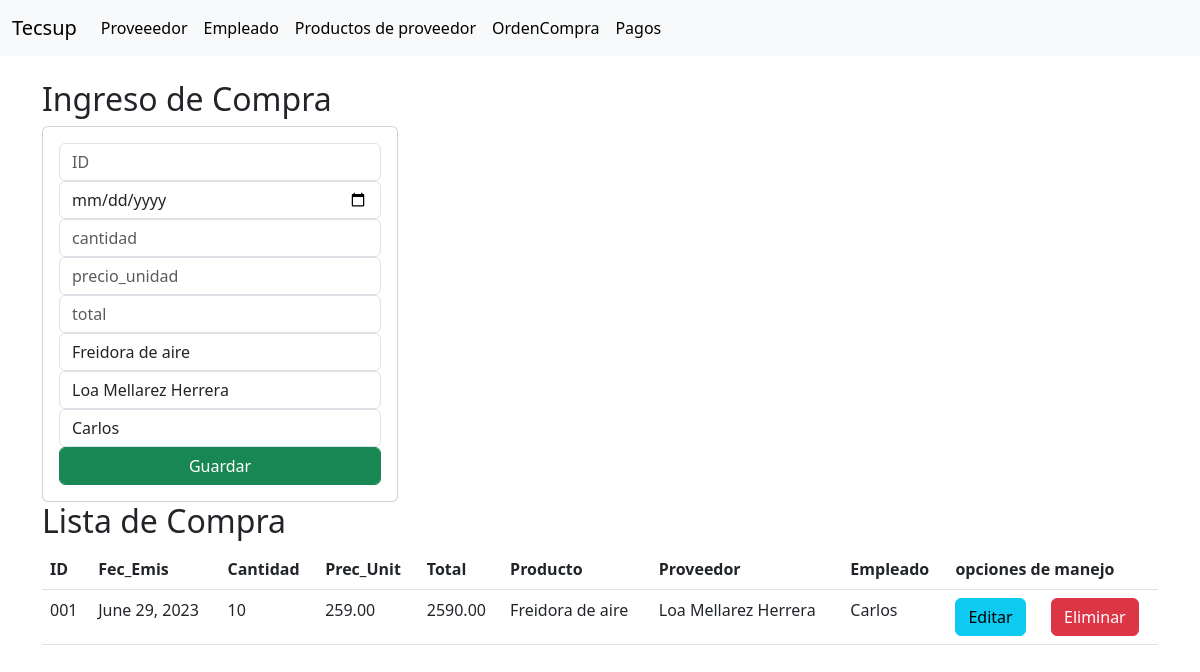
/ordencompra/, run on an earlier commit of the app's database.
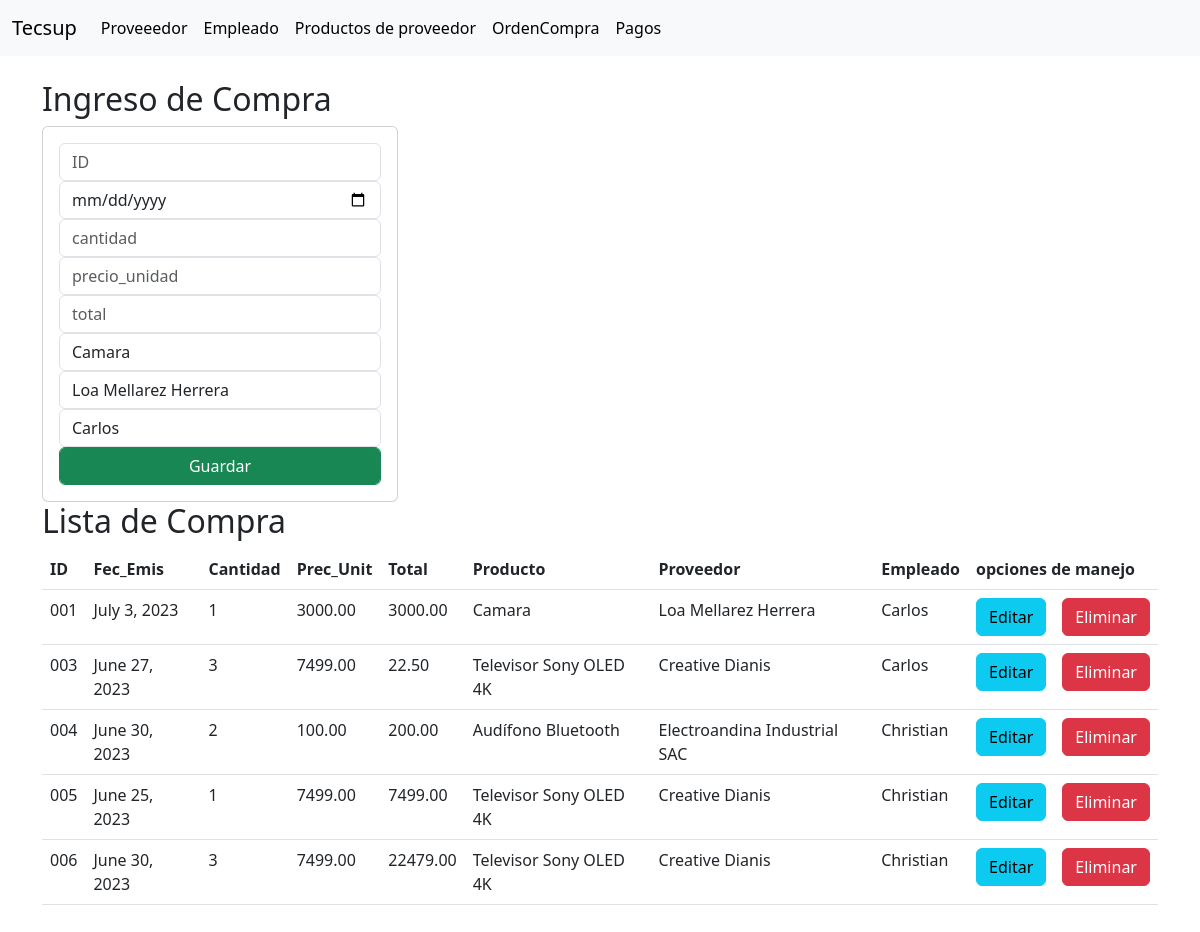
And on a later commit of the database.
### compra/models.py (models this page shows, shortened)
class OrdenCompra(models.Model):
    id= models.CharField(primary_key=True, max_length=6)
    fec_emision = models.DateField()
    cantidad = models.PositiveIntegerField()
    prec_unitario = models.DecimalField(max_digits=10, decimal_places=2)
    total = models.DecimalField(max_digits=10, decimal_places=2)
    producto = models.ForeignKey(Producto, on_delete=models.CASCADE)
    proveedor = models.ForeignKey(Proveedor, on_delete=models.CASCADE)
    empleado = models.ForeignKey(Empleado, on_delete=models.CASCADE)

class Producto(models.Model):
    id= models.CharField(primary_key=True, max_length=6)
    nombre = models.CharField(max_length=50)
    descripcion = models.CharField(max_length=50)
    precio = models.DecimalField(max_digits=10, decimal_places=2)
    proveedor = models.ForeignKey(Proveedor, on_delete=models.CASCADE, null=True)
    def __str__(self):
        return self.nombre

class Proveedor(models.Model):
    id=models.CharField(primary_key=True, max_length=6)
    nombre = models.CharField(max_length=50)
    pais =models.CharField(max_length=50)
    telefono = models.PositiveIntegerField()
    def __str__(self):
        return self.nombre

class Empleado(models.Model):
    id=models.CharField(primary_key=True, max_length=6)
    nombre=models.CharField(max_length=50)
    apellido=models.CharField(max_length=50)
    direccion=models.CharField(max_length=50)
    dni = models.CharField(max_length=8)
    email = models.EmailField(max_length=50)
    def __str__(self):
        return f"{self.nombre}"

### compra/views.py (the view)
# urls.py: path('ordencompra/', views.homecompra, name='ordencompra'),
def homecompra(request):
    comprasListado = OrdenCompra.objects.all()
    productosListado = Producto.objects.all()
    proveedoresListado = Proveedor.objects.all()
    empleadosListado = Empleado.objects.all()
    return render(request, 'GestionOrdenCompra.html',{"compras":comprasListado,"productos":productosListado,"proveedores":proveedoresListado,"empleados":empleadosListado})

### compra/templates/GestionOrdenCompra.html (shortened to what this page needs)
{% extends './base.html' %}
{% block body %}
<div class="row">
    <div class="col-sm-12 col-md-6 col-lg-4 col-xl-4">
        <h2>Ingreso de Compra</h2>
        <div class="card">
            <div class="card-body">
                <form action="/registrarordencompra" method="POST">
                    <div class="form-group">
                        <input type="text" name="txtid" placeholder="ID" class="form-control">
                    </div>
                    <div class="form-group">
                        <input type="date" name="txtfec_emision" placeholder="fec_emision" class="form-control">
                    </div>
                    <div class="form-group">
                        <input type="text" name="txtcantidad" placeholder="cantidad" class="form-control">
                    </div>
                    <div class="form-group">
                        <input type="text" name="txtprec_unitario" placeholder="precio_unidad" class="form-control">
                    </div>
                    <div class="form-group">
                        <input type="text" name="txttotal" placeholder="total" class="form-control">
                    </div>
                    <div class="form-group">
                        <select name="txtproducto" class="form-control">
                            {% for producto in productos %}
                                <option value="{{ producto.id }}">{{ producto.nombre }}</option>
                            {% endfor %}
                        </select>
                    </div>
                    <div class="form-group">
                        <select name="txtproveedor" class="form-control">
                            {% for proveedor in proveedores %}
                                <option value="{{ proveedor.id }}">{{ proveedor.nombre }}</option>
                            {% endfor %}
                        </select>
                    </div>
                    <div class="form-group">
                        <select name="txtempleado" class="form-control">
                            {% for empleado in empleados %}
                                <option value="{{ empleado.id }}">{{ empleado.nombre }}</option>
                            {% endfor %}
                        </select>
                    </div>
                    <button type="submit" class="btn btn-success form-control">Guardar</button>
                </form>
            </div>
        </div>
    </div>
</div>
<div class="row">
    <div class="col-12">
        <h2>Lista de Compra</h2>
        <table class="table" style="background-color: #4591B8;">
            <thead>
                <tr>
                    <th>ID</th>
                    <th>Fec_Emis</th>
                    <th>Cantidad</th>
                    <th>Prec_Unit</th>
                    <th>Total</th>
                    <th>Producto</th>
                    <th>Proveedor</th>
                    <th>Empleado</th>
                    <th colspan="2">opciones de manejo</th>
                </tr>
            </thead>
            <tbody>
                {% for c in compras %}
                <tr>
                    <td>{{ c.id }}</td>
                    <td>{{ c.fec_emision }}</td>
                    <td>{{ c.cantidad }}</td>
                    <td>{{ c.prec_unitario }}</td>
                    <td>{{ c.total}}</td>
                    <td>{{ c.producto }}</td>
                    <td>{{ c.proveedor }}</td>
                    <td>{{ c.empleado }}</td>
                    <td><a href="edicioncompra/{{c.id}}" class="btn btn-info">Editar</a></td>
                    <td><a href="eliminarcompra/{{c.id}}" class="btn btn-danger">Eliminar</a></td>
                </tr>
                {% endfor %}
            </tbody>
        </table>
    </div>
</div>
{% endblock %}

What changed in the data, as far as the page shows it:
changed OrdenCompra "Loa Mellarez Herrera": fec_emision "June 29, 2023" → "July 3, 2023"; cantidad "10" → "1"; prec_unitario "259.00" → "3000.00"; total "2590.00" → "3000.00"; producto "Freidora de aire" → "Camara"
added OrdenCompra: id "003", fec_emision "June 27, 2023", cantidad "3", prec_unitario "7499.00", total "22.50", producto "Televisor Sony OLED 4K", proveedor "Creative Dianis", empleado "Carlos"
added OrdenCompra: id "004", fec_emision "June 30, 2023", cantidad "2", prec_unitario "100.00", total "200.00", producto "Audífono Bluetooth", proveedor "Electroandina Industrial SAC", empleado "Christian"
added OrdenCompra: id "005", fec_emision "June 25, 2023", cantidad "1", prec_unitario "7499.00", total "7499.00", producto "Televisor Sony OLED 4K", proveedor "Creative Dianis", empleado "Christian"
added OrdenCompra: id "006", fec_emision "June 30, 2023", cantidad "3", prec_unitario "7499.00", total "22479.00", producto "Televisor Sony OLED 4K", proveedor "Creative Dianis", empleado "Christian"
Also different on the page:
form field txtproducto: "Freidora de aire" → "Camara"
